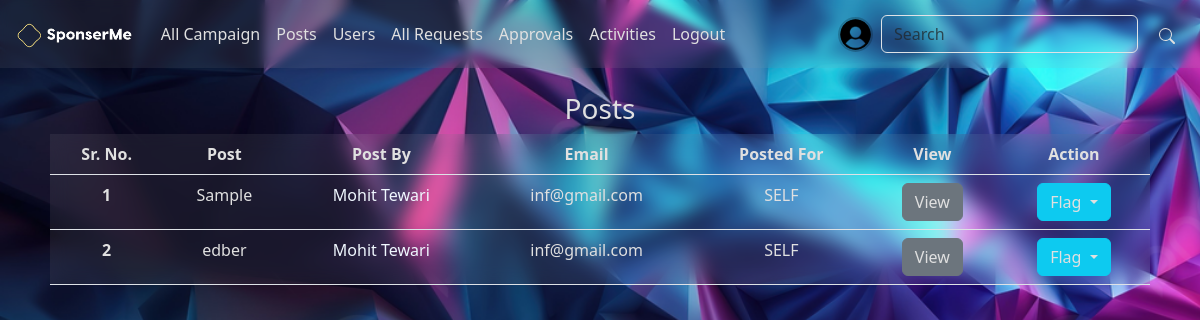
The page /admin/posts (signed in) on the database as committed earlier.
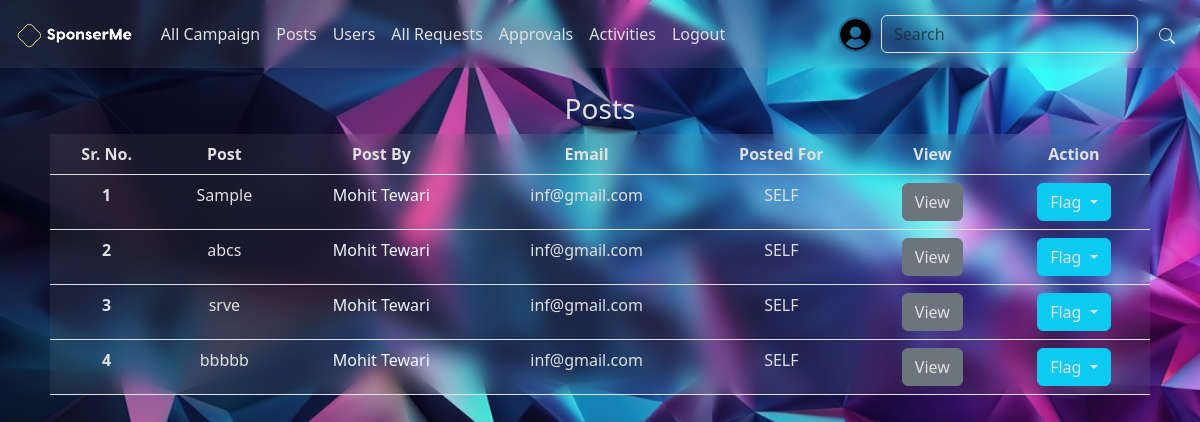
The same page on the database as committed later.
### application/modals.py (models this page shows, shortened)
class User(db.Model, UserMixin):
    user_id = db.Column(db.Integer, autoincrement = True, primary_key=True)
    email = db.Column(db.String(255), unique=True)
    password = db.Column(db.String, nullable=False)
    active_flag = db.Column(db.Boolean, default = False, nullable = False)
    profile = db.Column(db.String, nullable = True, default = 'user.png')
    flag = db.Column(db.Boolean, nullable = False, default = False)
    flag_reason = db.Column(db.String, nullable = True)
    wallet_balance = db.Column(db.Integer, nullable = False, default = 0)

class Posts(db.Model):
    post_id = db.Column(db.Integer, primary_key=True, autoincrement=True)
    post_by = db.Column(db.Integer, db.ForeignKey("influencer.influencer_id", ondelete='CASCADE'), nullable=False)
    post_for = db.Column(db.Integer, db.ForeignKey("requests.request_id", ondelete='CASCADE'))
    post_title = db.Column(db.String, nullable=False)
    desc = db.Column(db.String, nullable=False)
    image_path = db.Column(db.String, nullable=True, default='user.png')
    flag = db.Column(db.Boolean, nullable=False, default=False)
    flag_reason = db.Column(db.String, nullable=True)
    suggestion = db.Column(db.String, nullable=True)
    approved = db.Column(db.Boolean, nullable=False, default=False)
    visibility = db.Column(db.Boolean)
    influencer = db.relationship('Influencer', backref=db.backref('posts', cascade="all, delete-orphan"))
    request = db.relationship('Requests', backref=db.backref('posts', cascade="all, delete-orphan"))

class Influencer(db.Model):
    influencer_id = db.Column(db.Integer, db.ForeignKey('user.user_id', ondelete='CASCADE'), primary_key=True)
    name = db.Column(db.String, nullable = False)
    category = db.Column(db.String, nullable = False)
    about = db.Column(db.String, nullable = True)
    reach = db.Column(db.Integer, nullable = False, default = 0)
    user = db.relationship('User', backref=db.backref('influencers', cascade="all, delete-orphan"))

### application/controllers/admin.py (the view)
@admin.route('/posts', methods = ["GET","POST"])
@login_required
def posts():
    if not is_admin(current_user.user_id):
        raise UserError(401, "Not Authorised")
    roles = user_roles(current_user.user_id)
    posts = Posts.query.all()
    return render_template('uni/posts_dash.html', page = 'Posts', roles = roles, posts = posts)

### application/form.py
class SeachForm(FlaskForm):
    search = StringField('Search for: ')
    submit = SubmitField()

### app.py (called while the page is built)
@app.context_processor
def base():
    from application.form import SeachForm
    form = SeachForm()
    return dict(search_form = form)

### application/controllers/auth.py (called while the page is built)
@login_manager.user_loader
def load_user(user_id):
    return User.query.get(int(user_id))

### application/get_roles.py (called while the page is built)
def user_roles(user_id):
    roles = UserRoles.query.filter_by(user_id = user_id).all()
    available_roles = {1: 'Admin', 2: 'Influencer', 3: 'Sponser'}
    user_roles = [available_roles[role.role_id] for role in roles]
    return user_roles

def is_admin(user_id):
    if 'Admin' in user_roles(user_id):
        return True
    return False

### application/templates/uni/posts_dash.html (shortened to what this page needs)
{% extends 'base.html' %}
{% block content %}
<center>
    {%if posts%}
    <h3>{{page}}</h3>
    <div class="contatiner" style="max-width: 1100px;">
    <table class="table " style="text-align: center;">
        <thead >
        <tr>
            <th scope="col">Sr. No.</th>
            <th scope="col">Post</th>
            <th scope="col">Post By</th>
            <th scope="col">Email</th>
            <th scope="col">Posted For</th>
            <th scope="col">View</th>
            <th scope="col">Action</th>
        </tr>
        </thead>
        <tbody>
        {% for post in posts%}
        <tr>
            <th scope="row">{{loop.index}}</th>
            <td>{{post.post_title}}</td>
            <td><a href="/get/{{post.post_by}}" class="link-secondary link-offset-2 link-offset-3-hover link-underline link-underline-opacity-0 link-underline-opacity-75-hover">{{post.influencer.name}}</a></td>
            <td>{{post.influencer.user.email}}</td>
            {%if post.post_for%}
            <td><a href="/view/{{post.request.campaign.campaign_id}}" class="link-secondary link-offset-2 link-offset-3-hover link-underline link-underline-opacity-0 link-underline-opacity-75-hover">{{post.request.campaign.campaign_name}}</a></td>
            {%else%}
            <td>SELF</td>
            {%endif%}
            <td><a href="/view/post/{{post.post_id}}" class="btn btn-secondary">View</a></td>
            <td>
                {%if 'Admin' in roles%}
                    {%if post.flag %}
                        <div id="flag_cont{{post.post_id}}">
                            <button type="button" class="btn btn-danger" id="post{{post.post_id}}" onclick="flag_post('{{post.post_id}}', 'none')">Un-Flag</button>
                        </div>
                    {%else%}
                        <div id="flag_cont{{post.post_id}}">
                            <div class="btn-group">
                                <button type="button" class="btn btn-info dropdown-toggle" data-bs-toggle="dropdown" aria-expanded="false">
                                    <span id="post{{post.post_id}}">Flag</span>
                                </button>
                            </div>
                        </div>
                    {%endif%}
                {%endif%}
            </td>
        </tr>
        {%endfor%}
        </tbody>
    </table>
    </div>
    {%else%}
        <H1>No Posts Yet</H1>
    {%endif%}
</center>
{%endblock%}

### application/templates/base.html (shortened to what this page needs)
<!DOCTYPE html>
<html lang="en">
<head>
    <link href="https://cdn.jsdelivr.net/npm/bootstrap@5.3.3/dist/css/bootstrap.min.css" rel="stylesheet">
    <link rel="stylesheet" href="/st/css/base.css">
</head>
<body style="margin-bottom: 15px; background: url(/st/img/bg-proto.jpg) no-repeat; background-size: cover; background-attachment: fixed;">
    {% include 'navbar.html' %}
    <br>
        {% block content %}
        {% endblock %}
</body>
</html>

### application/templates/navbar.html (shortened to what this page needs)
<nav class="navbar navbar-expand-lg sticky-sm-top" style="background-color: rgba(179, 179, 179, .1); backdrop-filter: blur(5px);">
  <div class="container-fluid">
    {% if page in ['Admin Login', 'login', 'Admin Registeration', 'register', 'Welcome'] %}
      <a class="navbar-brand" href="{{url_for('home.landing_page')}}">
        <img src="/st/img/logo-transperent-white.png" alt="Logo" height="30" class="d-inline-block align-text-top">
      </a>
      <div class="collapse navbar-collapse" id="navbarSupportedContent" >
        <ul class="navbar-nav me-auto mb-2 mb-lg-0">
          <li class="nav-item">
            <a class="nav-link" href="{{url_for('user_auth.adminLogin')}}">Admin? Login here</a>
          </li>
        </ul>
      </div>
    {%else%}
      <a class="navbar-brand" href="{{url_for('home.dashboard')}}">
        <img src="/st/img/logo-transperent-white.png" alt="Logo" height="30" class="d-inline-block align-text-top">
      </a>
    {%endif%}
    {% if page not in ['Admin Login', 'login', 'Admin Registeration', 'register', 'Welcome'] %}
    <div class="collapse navbar-collapse" id="navbarSupportedContent" >
      <ul class="navbar-nav me-auto mb-2 mb-lg-0">
        {%if 'Admin' in roles%}
          <li class="nav-item">
            <a class="nav-link" href="{{url_for('admin.admin_dashboard')}}">All Campaign</a>
          </li>
          <li class="nav-item">
            <a class="nav-link" href="{{url_for('admin.posts')}}">Posts</a>
          </li>
          <li class="nav-item">
            <a class="nav-link" href="{{url_for('admin.users')}}">Users</a>
          </li>
          <li class="nav-item">
            <a class="nav-link" href="{{url_for('admin.requests')}}">All Requests</a>
          </li>
          <li class="nav-item">
            <a class="nav-link" href="{{url_for('admin.approvals')}}">Approvals</a>
          </li>
          <li class="nav-item">
            <a class="nav-link" href="{{url_for('admin.activities')}}">Activities</a>
          </li>
          {%endif%}
          <li class="nav-item">
            <a class="nav-link" href="{{url_for('user_auth.logout')}}">Logout</a>
          </li>
        </ul>
      <ul class="navbar-nav ">
        <li class="nav-item">
          <a class="nav-link" href="/get/{{current_user.user_id}}"><img src="/st/uploads/{{current_user.profile}}" alt="Profile" height="35" width="35" style="border-radius: 50%; border: 2px solid rgba(0,0,0,.2); object-fit: cover;" class="d-inline-block align-text-top"></a>
        </li>
      </ul>
      <form class="d-flex" role="search" method="post" action="{{url_for('home.search')}}">
        <input class="form-control me-2" type="search" placeholder="Search" name="search" aria-label="Search">
        <button class="btn" name="submit"><svg xmlns="http://www.w3.org/2000/svg" width="16" height="16" fill="currentColor" class="bi bi-search" viewBox="0 0 16 16"><path d="M11.742 10.344a6.5 6.5 0 1 0-1.397 1.398h-.001q.044.06.098.115l3.85 3.85a1 1 0 0 0 1.415-1.414l-3.85-3.85a1 1 0 0 0-.115-.1zM12 6.5a5.5 5.5 0 1 1-11 0 5.5 5.5 0 0 1 11 0"/></svg></button>
      </form>
    </div>
    {%endif%}
  </div>
</nav>

### application/static/css/base.css (style rules this page uses)
.table { --bs-table-bg: rgba(179, 179, 179, .1) !important; backdrop-filter: blur(10px); }
* { box-sizing: border-box; color: #E0E0E0 !important; user-select: none; }
.link-secondary { color: aliceblue !important; }
.form-control { background: none; }

Rows that differ between the two databases and show on the page:
removed Posts: post_title "edber", influencer.name "Mohit Tewari", influencer.user.email "inf@gmail.com", shows "SELF"
added Posts: post_title "abcs", influencer.name "Mohit Tewari", influencer.user.email "inf@gmail.com", shows "SELF"
added Posts: post_title "srve", influencer.name "Mohit Tewari", influencer.user.email "inf@gmail.com", shows "SELF"
added Posts: post_title "bbbbb", influencer.name "Mohit Tewari", influencer.user.email "inf@gmail.com", shows "SELF"
